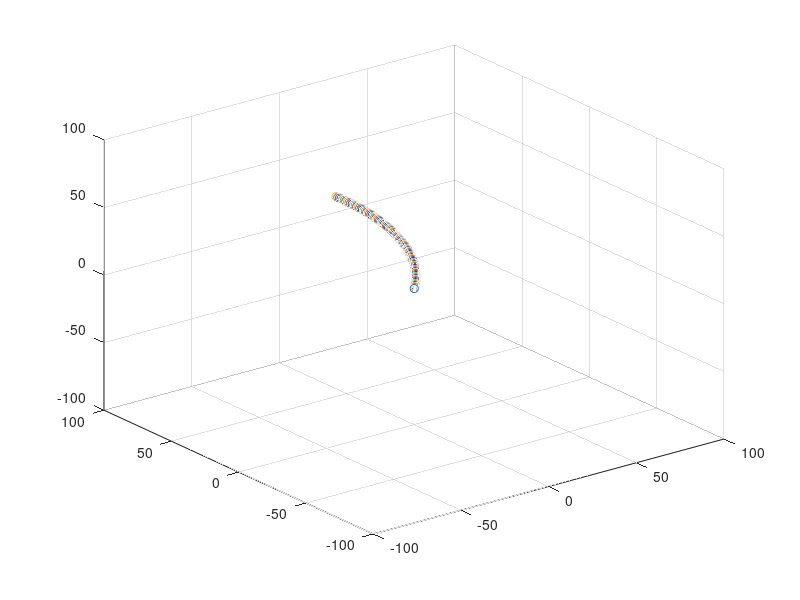

Recreate this plot in MATLAB.
clear all
close all
clc

theta = -15*pi/180;  % pitch (angulo de la tierra al vehiculo)
delta = -5*pi/180;   % attack angle (angulo del vehiculo al viento)

gamma = theta - delta; % Angulo entre el plano X-Y (la tierra) y el viento

psi = pi/4;

V = 10;

t = 0;
Tf = 10;
dt = 0.1;

x = 0;
y = 0;
z = 0;
while t < Tf

    psi = psi + 0.1*dt;
    xp = V*cos(psi)*cos(gamma);
    yp = V*cos(gamma)*sin(psi);
    zp = -V*sin(gamma);

    x = x + xp*dt;
    y = y + yp*dt;
    z = z + zp*dt;

    figure(1)
    scatter3(x,y,z);
    hold on
    axis([-100 100,-100 100,-100 100]);

    t = t + dt;
end
